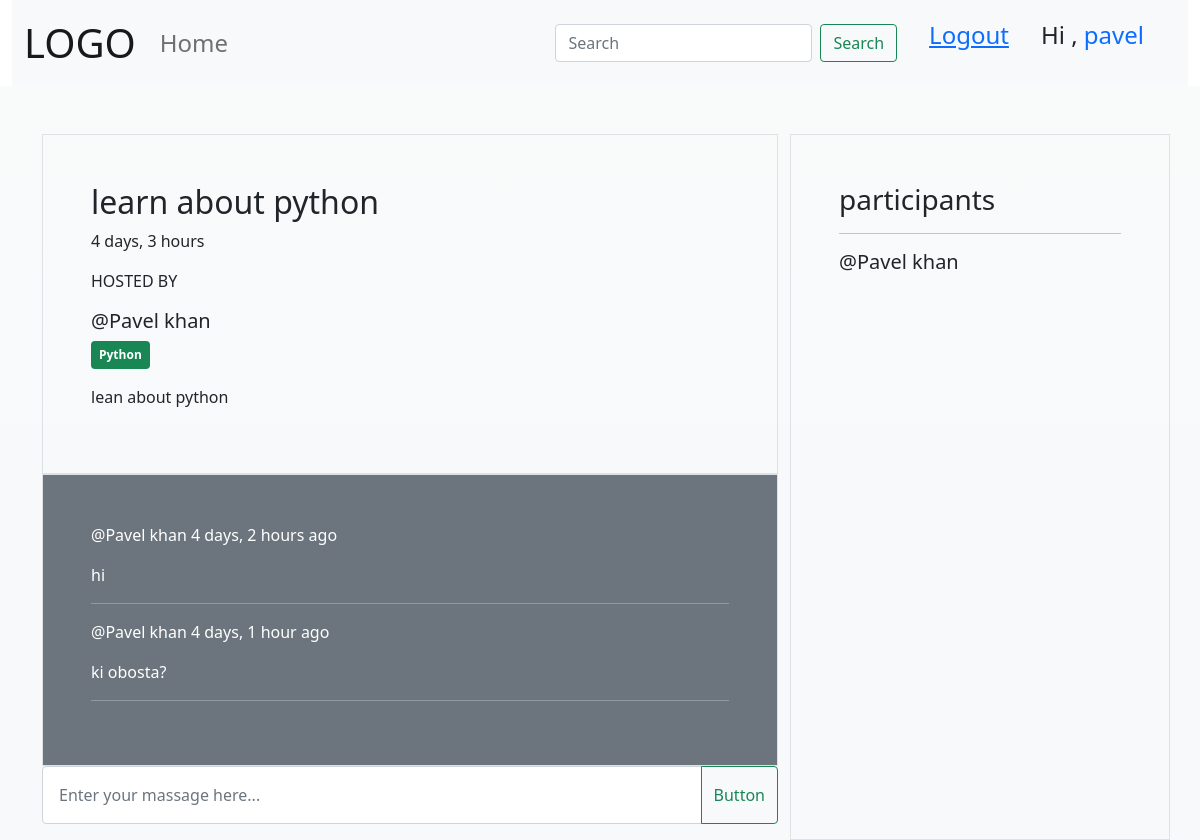
Screenshot of /room/7/ (signed in) with the database file from the repository.
### base/models.py (models this page shows, shortened)
class CustomUser(AbstractUser):
  name = models.CharField(max_length=200, null= True)
  email = models.EmailField(unique = True)
  bio = models.TextField()
  USERNAME_FIELD = 'email'
  REQUIRED_FIELDS = []
  objects = CustomUserManager()
  def __str__(self):
    return str(self.name)

class RoomModel(models.Model):
  host = models.ForeignKey(CustomUser, on_delete=models.SET_NULL, null=True)
  topic = models.ForeignKey('TopicModel', on_delete=models.SET_NULL, null=True)
  name = models.CharField(max_length=200)
  description = models.TextField(null=True, blank=True)
  participants = models.ManyToManyField(CustomUser, related_name='participants', blank=True)
  updated = models.DateTimeField(auto_now=True)
  created = models.DateTimeField(auto_now_add=True)
  class Meta:
    ordering = ['-updated','-created']

class TopicModel(models.Model):
  name = models.CharField(max_length=200)
  def __str__(self):
      return self.name

class MassageModel(models.Model):
  user = models.ForeignKey(CustomUser, on_delete=models.CASCADE)
  room = models.ForeignKey("RoomModel", on_delete=models.CASCADE)
  body = models.TextField()
  updated = models.DateTimeField(auto_now=True, null=True, blank=True)
  created = models.DateTimeField(auto_now_add=True, null=True, blank=True)

### base/views.py (the view, shortened to what this page needs)
# urls.py: path('room/<str:pk>/', views.room, name='room'),
def room(request,pk):
  room = RoomModel.objects.get(id=pk)
  room_massage = room.massagemodel_set.all()
  participants = room.participants.all()
  context={'room': room, 'room_massage': room_massage, 'participants': participants}
  return render(request, "room.html", context)

### base/templates/room.html (shortened to what this page needs)
{% extends "main.html" %} {% block content %}
<div class="container pt-5">
  <div class="row">
    <div class="col-8">
      <div class="position-relative border p-5">
        <h2>{{room.name}}</h2>
        <p>{{room.created|timesince}}</p>
        <p>HOSTED BY</p>
        <h5>@{{room.host}}</h5><span class="badge bg-success p-2">{{room.topic}}</span>
        <p class="my-3">{{room.description}}</p>
      </div>
      <div class="text-white bg-secondary border p-5">
        {% for massage in room_massage %}
        <p>@{{massage.user}} <span>{{massage.updated|timesince}} ago</span></p>
        <p>{{massage.body}}</p>
        <hr/>
        {% endfor %}
      </div>
      <div>
        {% if request.user.is_authenticated %}
        <form method="POST" action="">
          <div class="input-group mb-3">
            <input type="text" name="body" class="form-control p-3" placeholder="Enter your massage here..." aria-describedby="button-addon2">
            <button class="btn btn-outline-success" type="submit" id="button-addon2">Button</button>
          </div>
        </form>
        {% endif %}
      </div>
    </div>
    <div class="col-4 border p-5" >
      <h3>participants<h3>
      <hr>
      <div class="">
      {% for user in participants %}
        <p href="#" class="fs-5" >@{{user.name}}</p>
      {% endfor %}
      </div>
    </div>
  </div>
</div>
{% endblock content %}

### templates/navbar.html (shortened to what this page needs)
<div class="container-fluid ">
  <nav class="navbar navbar-expand-lg navbar-light bg-light align-items-center">
    <div class="container-fluid">
      <a class="navbar-brand fs-1" href="{% url 'home' %}">LOGO</a>
      <div class="collapse navbar-collapse" id="navbarSupportedContent">
        <ul class="navbar-nav me-auto mb-2 mb-lg-0">
          <li class="nav-item">
            <a
              class="nav-link fs-4"
              href="{% url 'home' %}"
              >Home</a
            >
          </li>
        </ul>
        <form class="d-flex" method="GET" action="{% url 'home' %}">
          <input
            class="form-control me-2"
            type="search"
            placeholder="Search"
            aria-label="Search"
            name="q"
          />
          <button class="btn btn-outline-success" type="submit">Search</button>
        </form>
        <div class="d-flex mx-3 fs-4">
          {% if request.user.is_authenticated %}
          <a class="mx-3" href="{% url 'userlogout' %}">Logout</a>
          <p class="mx-3 " >Hi ,<a href="{% url 'profile' request.user.id %}" class="text-decoration-none" > {{request.user}}</a></p>
          {% else %}
          <a class="mx-3" href="{% url 'userlogin' %}">Login</a>
          <a class="mx-3" href="{% url 'userregister' %}"> Register </a>
          {% endif %}
        </div>
      </div>
    </div>
  </nav>
</div>

### rows the page displays
CustomUser: user "pavel"
RoomModel: name "learn about python", created "4 days, 3 hours", host "Pavel khan", topic "Python", description "lean about python"
MassageModel: user "Pavel khan", updated "4 days, 2 hours", body "hi"
MassageModel: user "Pavel khan", updated "4 days, 1 hour", body "ki obosta?"
CustomUser: name "Pavel khan"
